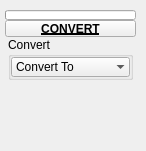
<?xml version="1.0" encoding="UTF-8"?>
<ui version="4.0">
 <class>QtUi</class>
 <widget class="QMainWindow" name="QtUi">
  <property name="enabled">
   <bool>true</bool>
  </property>
  <property name="geometry">
   <rect>
    <x>0</x>
    <y>0</y>
    <width>146</width>
    <height>151</height>
   </rect>
  </property>
  <property name="minimumSize">
   <size>
    <width>0</width>
    <height>0</height>
   </size>
  </property>
  <property name="maximumSize">
   <size>
    <width>999</width>
    <height>999</height>
   </size>
  </property>
  <property name="windowTitle">
   <string>Toolkit</string>
  </property>
  <property name="tabShape">
   <enum>QTabWidget::Triangular</enum>
  </property>
  <property name="dockNestingEnabled">
   <bool>true</bool>
  </property>
  <property name="dockOptions">
   <set>QMainWindow::AllowNestedDocks|QMainWindow::AllowTabbedDocks|QMainWindow::AnimatedDocks|QMainWindow::ForceTabbedDocks</set>
  </property>
  <widget class="QWidget" name="mainWindow">
   <widget class="QWidget" name="layoutWidget_2">
    <property name="geometry">
     <rect>
      <x>5</x>
      <y>10</y>
      <width>131</width>
      <height>122</height>
     </rect>
    </property>
    <layout class="QGridLayout" name="gridLayout_2">
     <property name="spacing">
      <number>0</number>
     </property>
     <item row="0" column="1" colspan="2">
      <widget class="TkProgressBar" name="progressBar">
       <property name="sizePolicy">
        <sizepolicy hsizetype="Ignored" vsizetype="Fixed">
         <horstretch>0</horstretch>
         <verstretch>0</verstretch>
        </sizepolicy>
       </property>
       <property name="minimumSize">
        <size>
         <width>0</width>
         <height>10</height>
        </size>
       </property>
       <property name="maximumSize">
        <size>
         <width>16777215</width>
         <height>10</height>
        </size>
       </property>
       <property name="value">
        <number>0</number>
       </property>
       <property name="textVisible">
        <bool>false</bool>
       </property>
      </widget>
     </item>
     <item row="2" column="1" colspan="2">
      <layout class="QHBoxLayout" name="horizontalLayout">
       <item>
        <layout class="QVBoxLayout" name="verticalLayout">
         <property name="spacing">
          <number>0</number>
         </property>
         <item>
          <widget class="QGroupBox" name="groupBox">
           <property name="minimumSize">
            <size>
             <width>125</width>
             <height>0</height>
            </size>
           </property>
           <property name="maximumSize">
            <size>
             <width>125</width>
             <height>999</height>
            </size>
           </property>
           <property name="title">
            <string>Convert</string>
           </property>
           <layout class="QVBoxLayout" name="verticalLayout_2">
            <property name="spacing">
             <number>0</number>
            </property>
            <property name="leftMargin">
             <number>0</number>
            </property>
            <property name="topMargin">
             <number>0</number>
            </property>
            <property name="rightMargin">
             <number>0</number>
            </property>
            <property name="bottomMargin">
             <number>0</number>
            </property>
            <item>
             <widget class="TkComboBox" name="cmb001">
              <property name="minimumSize">
               <size>
                <width>0</width>
                <height>20</height>
               </size>
              </property>
              <property name="maximumSize">
               <size>
                <width>999</width>
                <height>20</height>
               </size>
              </property>
              <property name="maxVisibleItems">
               <number>40</number>
              </property>
              <property name="sizeAdjustPolicy">
               <enum>QComboBox::AdjustToContentsOnFirstShow</enum>
              </property>
              <property name="frame">
               <bool>false</bool>
              </property>
              <item>
               <property name="text">
                <string>Convert To</string>
               </property>
              </item>
             </widget>
            </item>
           </layout>
          </widget>
         </item>
         <item>
          <spacer name="verticalSpacer">
           <property name="orientation">
            <enum>Qt::Vertical</enum>
           </property>
           <property name="sizeHint" stdset="0">
            <size>
             <width>20</width>
             <height>40</height>
            </size>
           </property>
          </spacer>
         </item>
        </layout>
       </item>
      </layout>
     </item>
     <item row="1" column="1" colspan="2">
      <widget class="TkPushButton_Draggable" name="d000">
       <property name="minimumSize">
        <size>
         <width>19</width>
         <height>17</height>
        </size>
       </property>
       <property name="maximumSize">
        <size>
         <width>999</width>
         <height>17</height>
        </size>
       </property>
       <property name="font">
        <font>
         <weight>75</weight>
         <bold>true</bold>
         <underline>true</underline>
        </font>
       </property>
       <property name="text">
        <string>CONVERT</string>
       </property>
       <property name="checkable">
        <bool>true</bool>
       </property>
      </widget>
     </item>
    </layout>
   </widget>
  </widget>
 </widget>
 <customwidgets>
  <customwidget>
   <class>TkPushButton_Draggable</class>
   <extends>QPushButton</extends>
   <header>widgets.tkpushbuttondraggable.h</header>
  </customwidget>
  <customwidget>
   <class>TkProgressBar</class>
   <extends>QProgressBar</extends>
   <header>widgets.tkprogressbar.h</header>
  </customwidget>
  <customwidget>
   <class>TkComboBox</class>
   <extends>QComboBox</extends>
   <header>widgets.tkcombobox.h</header>
  </customwidget>
 </customwidgets>
 <resources/>
 <connections/>
 <designerdata>
  <property name="gridDeltaX">
   <number>5</number>
  </property>
  <property name="gridDeltaY">
   <number>5</number>
  </property>
  <property name="gridSnapX">
   <bool>true</bool>
  </property>
  <property name="gridSnapY">
   <bool>true</bool>
  </property>
  <property name="gridVisible">
   <bool>true</bool>
  </property>
 </designerdata>
</ui>
